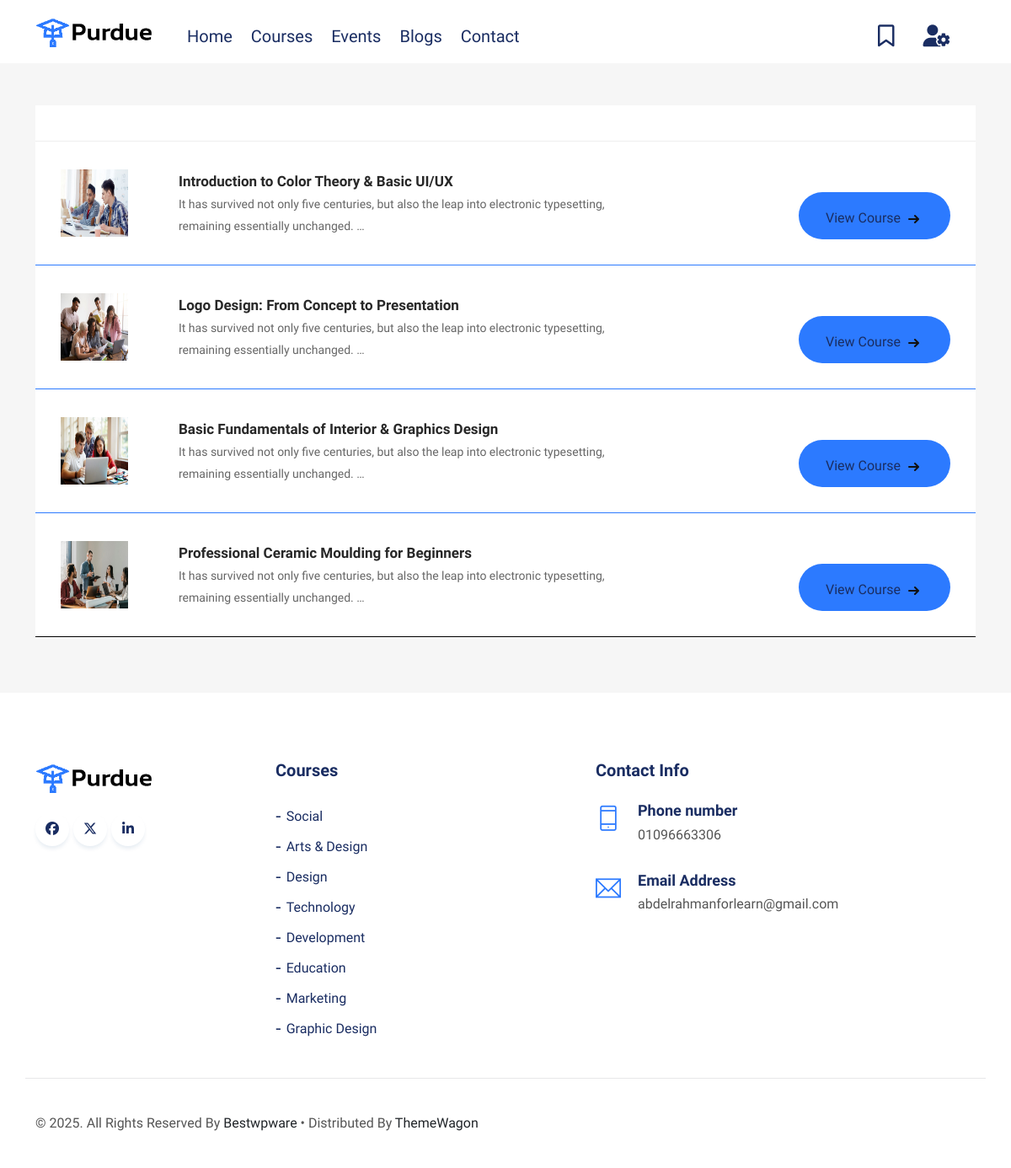
Page /my-courses/ (signed in) on the committed database.
### core/models.py (models this page shows, shortened)
class Course(models.Model):
    class Type(models.TextChoices):
        online = "online", "Online"
        offline = "offline", "Offline"
    instructor = models.ForeignKey(
        settings.AUTH_USER_MODEL,
        on_delete=models.CASCADE,
        related_name="instructor_courses",
    )
    name = models.CharField(max_length=100, db_index=True)
    img = models.ImageField(upload_to="Course_Image/")
    price = models.PositiveIntegerField(default=1)
    students = models.ManyToManyField(
        settings.AUTH_USER_MODEL, related_name="students", blank=True
    )
    lessons = models.PositiveIntegerField(default=1)
    course_type = models.CharField(max_length=20, choices=Type.choices)
    starts_on = models.DateField(auto_now_add=False, null=True, blank=True)
    ends_on = models.DateField(auto_now_add=False, null=True, blank=True)
    duration = models.PositiveIntegerField(default=0, null=True, blank=True)
    course_hours = models.PositiveIntegerField(default=0, null=True, blank=True)
    max_seats = models.PositiveIntegerField(default=0, null=True, blank=True)
    location = models.CharField(max_length=150, null=True, blank=True)
    categories = models.ManyToManyField(Category, related_name="categories")
    overview = models.TextField()
    description_requirements = models.TextField()
    slug = models.SlugField(max_length=100, null=True, blank=True, db_index=True)

class Category(models.Model):
    name = models.CharField(max_length=150)
    img = models.ImageField(upload_to="Category_Image/", null=True, blank=True)
    slug = models.CharField(max_length=150, null=True, blank=True)

### core/views.py (the view)
# urls.py: path("my-courses/", views.my_courses, name="my-courses"),
def my_courses(request):
    user = get_object_or_404(User, id=request.user.id)
    courses = Course.objects.filter(students=user)
    return render(request, "core/my_courses.html", {"courses": courses})

### core/context_processors.py (called while the page is built)
def share_func(request):
    if "superuser" in request.path:
        return {}
    else:
        if request.user.is_authenticated:
            check_newsletter = NewsLetter.objects.filter(useremail=request.user.email)
            if not check_newsletter.exists():
                show_newsletter = True
            else:
                show_newsletter = False
        else:
            show_newsletter = True
        categories = Category.objects.filter(Q(img__icontains=".")).prefetch_related(
            "categories", "tags"
        )[:8]
        return {"categories": categories, "show_newsletter": show_newsletter}

### templates/core/my_courses.html
{% extends 'base.html' %}
{% load static %}
{% block style %}
	<link rel="stylesheet" href="{% static 'assets/css/shop.css' %}" />
{% endblock style %}
{% block body %}
	<div class="shopping-cart section">
		<div class="container">
			<div class="row">
				<div class="col-12">
					<table class="table shopping-summery">
						<thead>
							<tr class="main-hading">
								<th>COURSE</th>
								<th>NAME</th>
								<th></th>
							</tr>
						</thead>
						<tbody>
							{% for cour in courses %}
								<tr>
									<td class="image" data-title="No"><img src="{{cour.img.url}}" alt="#"></td>
									<td class="product-des" data-title="Description">
										<p class="product-name"><a href="{% url 'course' cour.slug %}">{{cour.name}}</a></p>
										<p class="product-des">{{cour.overview|truncatewords:17}}</p>
									</td>
									<td></td>
									<td ></td>
									<td>
										<div class="col-lg-12 text-center">
											<div class="cc_btn">
												<a href="{% url 'course' cour.slug %}" class="cvi"><span>View Course</span>
												<svg width="13px" height="10px" viewBox="0 0 13 10">
													<path d="M1,5 L11,5"></path>
													<polyline points="8 1 12 5 8 9"></polyline>
												</svg>
												</a>
											</div>
										</div>
									</td>
								</tr>
								{% empty %}
                    				<h1 class="text-center mt-5 mb-5 text-primary">You Don't Have Courses Yet. </h1>
							{% endfor %}
						</tbody>
					</table>
				</div>
			</div>
		</div>
	</div>
{% endblock body %}

### templates/parts/footer.html
{% load static %}
<div class="footer section-padding">
    <div class="container">
        <div class="row">
            <div class="col-lg-3 col-sm-6 col-xs-12">
                <div class="single_footer">
                    <a href="index.html"><img src="{% static 'assets/images/all-img/logo.png' %}" alt=""></a>
                </div>
                <div class="foot_social">
                    <ul>
                        <li><a href="#" class="top_f_facebook"><i class="fa-brands fa-facebook"></i></a></li>
                        <li><a href="#" class="top_f_twitter"><i class="fa-brands fa-x-twitter"></i></a></li>
                        <li><a href="#" class="top_f_linkedin"><i class="fa-brands fa-linkedin-in"></i></a></li>
                    </ul>
                </div>
            </div>
            <div class="col-lg-4 col-sm-6 col-xs-12">
                <div class="single_footer">
                    <h4>Courses</h4>
                    <ul>
                    {% for cat in categories %}
                        <li><a href="{% url 'category_slug' cat.slug %}">{{cat.name}}</a></li>
                    {% endfor %}
                    </ul>
                </div>
            </div>
            <div class="col-lg-5 col-sm-6 col-xs-12">
                <div class="single_footer">
                    <h4>Contact Info</h4>
                    <div class="sf_contact">
                        <span class="ti-mobile"></span>
                        <h3>Phone number</h3>
                        <p>01096663306</p>
                    </div>
                    <div class="sf_contact">
                        <span class="ti-email"></span>
                        <h3>Email Address</h3>
                        <p>abdelrahmanforlearn@gmail.com</p>
                    </div>
                </div>
            </div>
        </div>
        <div class="row fc">
            <div class="col-lg-6 col-sm-6 col-xs-12">
                <div class="footer_copyright">
                    <p>&copy; 2025. All Rights Reserved by <a href="https://bestwpware.com/" class="text-dark" target="_blank">bestwpware</a> • Distributed by <a href="https://themewagon.com" class="text-dark" target="_blank">ThemeWagon</a> </p>
                </div>
            </div>
        </div>
    </div>
</div>

### rows in the picture
Course: img (picture), name "Introduction to Color Theory & Basic UI/UX", overview "It has survived not only five centuries, but also the leap into electronic typesetting, remaining essentially unchanged. …"
Course: img (picture), name "Logo Design: From Concept to Presentation", overview "It has survived not only five centuries, but also the leap into electronic typesetting, remaining essentially unchanged. …"
Course: img (picture), name "Basic Fundamentals of Interior & Graphics Design", overview "It has survived not only five centuries, but also the leap into electronic typesetting, remaining essentially unchanged. …"
Course: img (picture), name "Professional Ceramic Moulding for Beginners", overview "It has survived not only five centuries, but also the leap into electronic typesetting, remaining essentially unchanged. …"
Category: name "Social"
Category: name "Arts & Design"
Category: name "Design"
Category: name "Technology"
Category: name "Development"
Category: name "Education"
Category: name "Marketing"
Category: name "Graphic Design"
